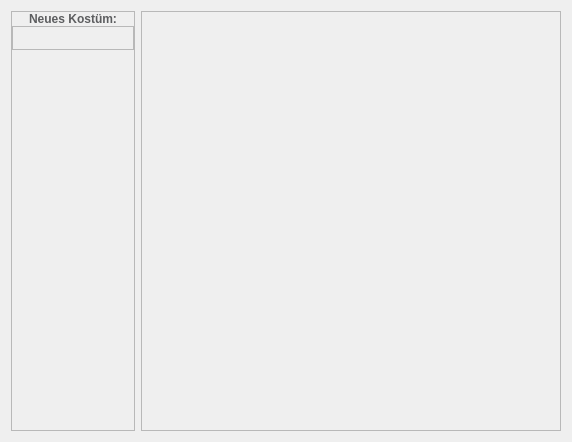
      <widget class="QWidget" name="tabCostume">
       <attribute name="title">
        <string>Kostüme</string>
       </attribute>
       <layout class="QHBoxLayout" name="horizontalLayout_5">
        <item>
         <widget class="QFrame" name="frame">
          <property name="sizePolicy">
           <sizepolicy hsizetype="Fixed" vsizetype="Preferred">
            <horstretch>0</horstretch>
            <verstretch>0</verstretch>
           </sizepolicy>
          </property>
          <property name="frameShape">
           <enum>QFrame::StyledPanel</enum>
          </property>
          <property name="frameShadow">
           <enum>QFrame::Raised</enum>
          </property>
          <layout class="QVBoxLayout" name="verticalLayout_3">
           <property name="spacing">
            <number>0</number>
           </property>
           <property name="leftMargin">
            <number>0</number>
           </property>
           <property name="topMargin">
            <number>0</number>
           </property>
           <property name="rightMargin">
            <number>0</number>
           </property>
           <property name="bottomMargin">
            <number>0</number>
           </property>
           <item>
            <widget class="QLabel" name="NewCostume">
             <property name="styleSheet">
              <string notr="true">font-weight: bold;
color: #5c5d5f;</string>
             </property>
             <property name="text">
              <string>Neues Kostüm:</string>
             </property>
             <property name="alignment">
              <set>Qt::AlignCenter</set>
             </property>
            </widget>
           </item>
           <item>
            <widget class="QFrame" name="frame_3">
             <property name="frameShape">
              <enum>QFrame::StyledPanel</enum>
             </property>
             <property name="frameShadow">
              <enum>QFrame::Raised</enum>
             </property>
             <layout class="QHBoxLayout" name="horizontalLayout_6">
              <property name="spacing">
               <number>0</number>
              </property>
              <property name="leftMargin">
               <number>0</number>
              </property>
              <property name="topMargin">
               <number>0</number>
              </property>
              <property name="rightMargin">
               <number>0</number>
              </property>
              <property name="bottomMargin">
               <number>0</number>
              </property>
              <item>
               <widget class="QPushButton" name="costumeFromLibrary">
                <property name="sizePolicy">
                 <sizepolicy hsizetype="Fixed" vsizetype="Fixed">
                  <horstretch>0</horstretch>
                  <verstretch>0</verstretch>
                 </sizepolicy>
                </property>
                <property name="styleSheet">
                 <string notr="true"/>
                </property>
                <property name="text">
                 <string/>
                </property>
                <property name="icon">
                 <iconset resource="resources.qrc">
                  <normaloff>:/Assets/libraryOff.png</normaloff>:/Assets/libraryOff.png</iconset>
                </property>
                <property name="flat">
                 <bool>true</bool>
                </property>
               </widget>
              </item>
              <item>
               <widget class="QPushButton" name="costumeFromDraw">
                <property name="sizePolicy">
                 <sizepolicy hsizetype="Fixed" vsizetype="Fixed">
                  <horstretch>0</horstretch>
                  <verstretch>0</verstretch>
                 </sizepolicy>
                </property>
                <property name="text">
                 <string/>
                </property>
                <property name="icon">
                 <iconset resource="resources.qrc">
                  <normaloff>:/Assets/paintbrushOff.png</normaloff>:/Assets/paintbrushOff.png</iconset>
                </property>
                <property name="flat">
                 <bool>true</bool>
                </property>
               </widget>
              </item>
              <item>
               <widget class="QPushButton" name="costumeFromFile">
                <property name="sizePolicy">
                 <sizepolicy hsizetype="Fixed" vsizetype="Fixed">
                  <horstretch>0</horstretch>
                  <verstretch>0</verstretch>
                 </sizepolicy>
                </property>
                <property name="text">
                 <string/>
                </property>
                <property name="icon">
                 <iconset resource="resources.qrc">
                  <normaloff>:/Assets/importOff.png</normaloff>:/Assets/importOff.png</iconset>
                </property>
                <property name="flat">
                 <bool>true</bool>
                </property>
               </widget>
              </item>
             </layout>
            </widget>
           </item>
           <item>
            <widget class="CostumeSelect" name="costumeSelect" native="true">
             <property name="sizePolicy">
              <sizepolicy hsizetype="Preferred" vsizetype="Expanding">
               <horstretch>0</horstretch>
               <verstretch>0</verstretch>
              </sizepolicy>
             </property>
            </widget>
           </item>
          </layout>
         </widget>
        </item>
        <item alignment="Qt::AlignHCenter|Qt::AlignVCenter">
         <widget class="QFrame" name="frame_2">
          <property name="sizePolicy">
           <sizepolicy hsizetype="Expanding" vsizetype="Preferred">
            <horstretch>0</horstretch>
            <verstretch>0</verstretch>
           </sizepolicy>
          </property>
          <property name="frameShape">
           <enum>QFrame::StyledPanel</enum>
          </property>
          <property name="frameShadow">
           <enum>QFrame::Raised</enum>
          </property>
          <layout class="QHBoxLayout" name="horizontalLayout_17">
           <item>
            <widget class="QLabel" name="costumeLabel">
             <property name="sizePolicy">
              <sizepolicy hsizetype="Fixed" vsizetype="Fixed">
               <horstretch>0</horstretch>
               <verstretch>0</verstretch>
              </sizepolicy>
             </property>
             <property name="minimumSize">
              <size>
               <width>400</width>
               <height>400</height>
              </size>
             </property>
             <property name="text">
              <string/>
             </property>
            </widget>
           </item>
          </layout>
         </widget>
        </item>
       </layout>
      </widget>
